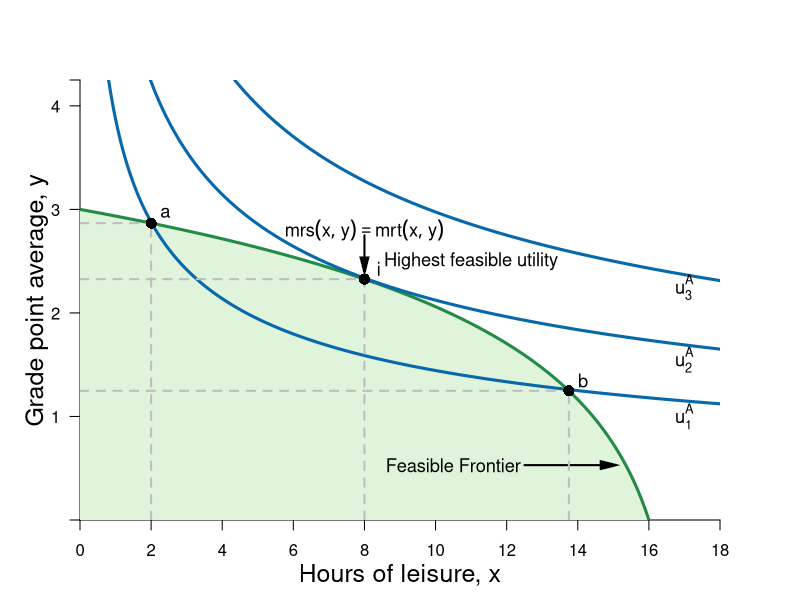

This chart was generated by the following R code:

#Graph Designer: Simon Halliday & Madeleine Wettach '20
#Authors: Bowles, Foley and Halliday
#Title: Microeconomics: Competition, Conflict and Coordination

library(shape)
pdf(file = "constrained_optimization/step_by_step_graphs_3/ff_indifference_step4.pdf", width = 8, height = 8)

#Set parameters for graphics
axislabelsize <- 1.5
labelsize <- 1.1
graphlinewidth <- 3
segmentlinewidth <- 2

COL <- c("#7fc97f", "#beaed4", "#fdc086", "#ffff99", "#386cb0", "#f0027f", "#bf5b17", "#666666")
COLA <- c("#e0f3db", "#99d8c9","#66c2a4","#41ae76", "#238b45", "#005824")
COLB <- c("#4eb3d3", "#2b8cbe", "#0868ac","#084081")

#Edited the margins to cater for the larger LHS labels
par(mar =  c(4, 4, 4, 4))

#Change this to make it log of l 

# ppf <- function(l, k = 0.5) {
#   k * (1/l)
# }

ppf <- function(x, k = 1.058868, maxx = 17) {
  k*(log(maxx -  x))
}

uFn <- function(x, y, alpha = 0.3){
  (x^alpha)*(y^(1-alpha))
}

ylims <- c(0, 4.25)
xlims <- c(0, 18)

npts <- 501 
x <- seq(xlims[1], xlims[2], length.out = npts)
y <- seq(ylims[1], ylims[2], length.out = npts) 
#a <- c(3.5, 4.58, 5.5) #alpha = 0.5
#a <- c(3, 3.9, 5) #alpha = 0.4
a <- c(2.58, 3.38, 4.28) #alpha = 0.3

plot(0, 0, xlim = xlims, ylim = ylims, type = "n",
     xlab = expression(paste("")),
     ylab = expression(paste("")), 
     xaxt = "n", 
     yaxt = "n", 
     cex.lab = axislabelsize, 
     bty = "n", 
     xaxs="i", 
     yaxs="i"
)


# ticksy <- seq(from = 0, to = ylims[2], by = 1)
# ylabels <- seq(from = 0, to = ylims[2], by = 1)
ticksx <- seq(from = 0, to = xlims[2], by = 2)
xlabels <- seq(from = 0, to = xlims[2], by = 2)
ticksy <- c(ylims[1], 1, 2, 3, 4, ylims[2])
ylabels <- c(NA, 1, 2, 3, 4, NA)
# ticksx <- c(xlims[1], 5.25, 8.944272, xlims[2])
# xlabels <- c(NA, expression(paste(x,"*")), expression(paste(bar(x))), NA)

axis(1, at = ticksx, pos = 0, labels = xlabels)
axis(2, at = ticksy, pos = 0, labels = ylabels, las = 1)

npts <- 500 
xx1 <- seq(xlims[1], xlims[2], length.out = npts)
xx2 <- seq(0, xlims[2], length.out = npts)
xx3 <- seq(xlims[1], 0, length.out = npts)
xx4 <- seq(-11, 0, length.out = npts)

#Draw the polygon for shading the feasible set
xpoly1 <- seq(from = xlims[1], to = 16, length.out = 500)
ypoly1 <- ppf(xpoly1, k = 1.058868, maxx = 17)
polygon(x = c(xpoly1, xpoly1[1]), y = c(ypoly1, rev(ypoly1)[1]), col=COLA[1], density=NULL, border = NA)

#Draw the graphs
lines(xx1, ppf(xx1, k = 1.058868, maxx = 17), col = COLA[5], lwd = graphlinewidth)
#lines(xx2, fishProd(xx2, k = 2), col = COLB[3], lwd = graphlinewidth)
#lines(xx3, feasibleLabor(xx3, time = 10), col = COL[3], lwd = graphlinewidth)
#lines(xx4, manufactureProd(xx4, k = 0.1, alpha = 2), col = COLB[4], lwd = graphlinewidth)

#Label the feasible frontier
text(10.5, 0.53, expression("Feasible Frontier"), cex = labelsize)
Arrows(12.5, 0.53, 14.9, 0.53, col = "black", lty = 1, lwd = 2, arr.type = "triangle", arr.lwd = 0.5)

contour(x, y, 
        outer(x, y, uFn),
        drawlabels = FALSE,
        col = COLB[3],
        lwd = graphlinewidth,
        levels = a, 
        xaxs="i", 
        yaxs="i", 
        add = TRUE)
#Step by Step comments
text(11, 2.5, expression(paste("Highest feasible utility")), xpd = TRUE, cex = 1.1)

#Axis labels
mtext(expression(paste("Hours of leisure, ", x)), side = 1, line = 2.5, cex = axislabelsize)
text(-1.2, 0.5*ylims[2], expression(paste("Grade point average, ", y)), xpd = TRUE, cex = axislabelsize, srt = 90) 

#Add mrs = mrt at i
text(8, 2.8, expression(paste(mrs(x,y) == mrt(x,y))), cex = labelsize)
Arrows(8, 2.75, 8, 2.45, col = "black", lty = 1, lwd = 2, arr.type = "triangle", arr.lwd = 0.5)

#Label the indifference curves
text(17, 1, expression(u[1]^A), cex = labelsize)
text(17, 1.55, expression(u[2]^A), cex = labelsize)
text(17, 2.25, expression(u[3]^A), cex = labelsize)

#Annotate max u point on feasibility frontier
text(8.4, ppf(8) + 0.1, expression(paste(i)), cex = labelsize)
segments(8, 0, 8, ppf(x = 8), lty = 2, col = "gray", lwd = segmentlinewidth)
segments(0, ppf(x = 8), 8, ppf(x = 8), lty = 2, col = "gray", lwd = segmentlinewidth)
points(8, ppf(x = 8), pch = 16, col = "black", cex = 1.5)

text(2.4, ppf(2) + 0.1, expression(paste(a)), cex = labelsize)
segments(2, 0, 2, ppf(x = 2), lty = 2, col = "gray", lwd = segmentlinewidth)
segments(0, ppf(x = 2), 2, ppf(x = 2), lty = 2, col = "gray", lwd = segmentlinewidth)
points(2, ppf(x = 2), pch = 16, col = "black", cex = 1.5)


text(14.15, ppf(13.75) + 0.1, expression(paste(b)), cex = labelsize)
segments(13.75, 0, 13.75, ppf(x = 13.75), lty = 2, col = "gray", lwd = segmentlinewidth)
segments(0, ppf(x = 13.75), 13.75, ppf(x = 13.75), lty = 2, col = "gray", lwd = segmentlinewidth)
points(13.75, ppf(x = 13.75), pch = 16, col = "black", cex = 1.5)



dev.off()
